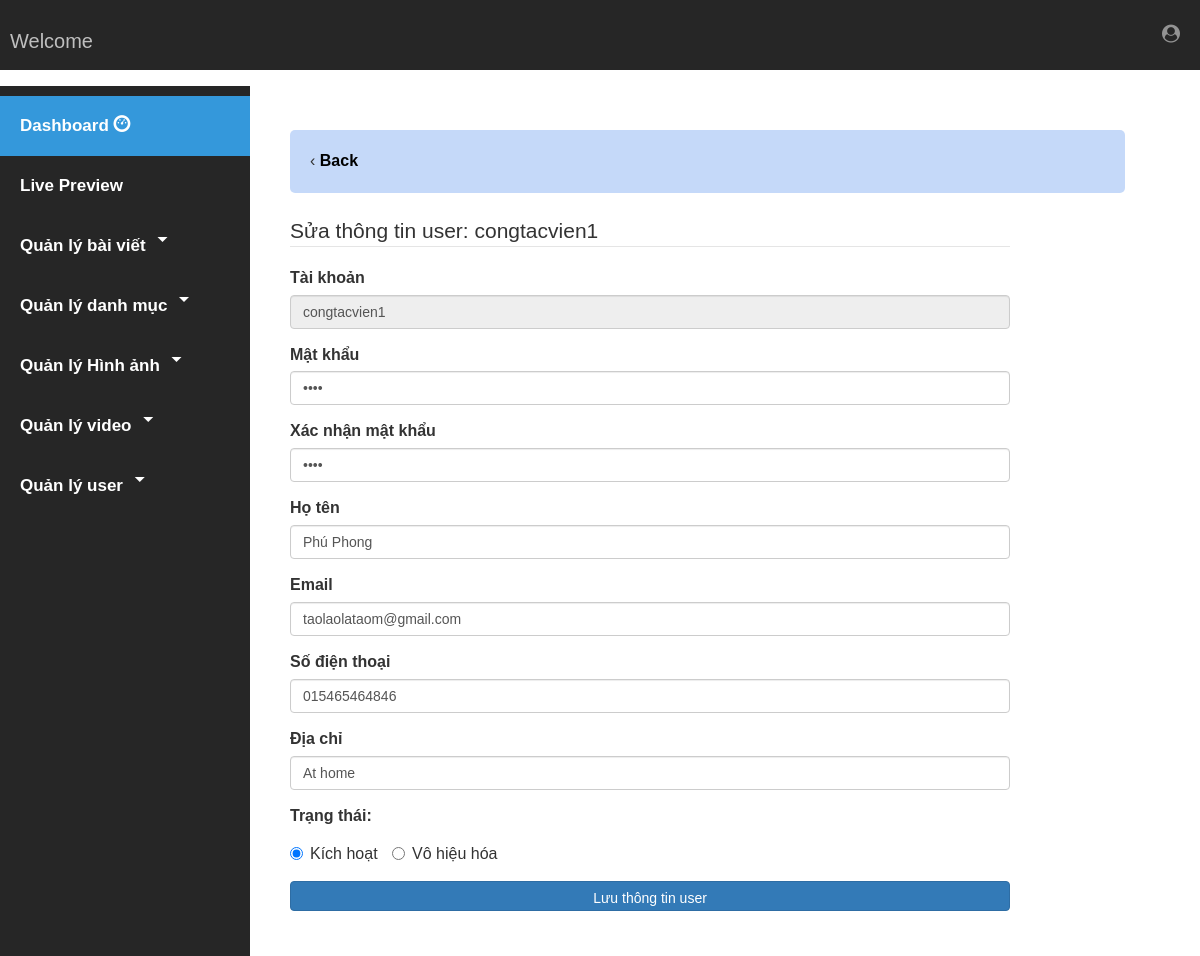
Screenshot of /php/edit_user.php?id=21&user=congtacvien1 with the database file from the repository.
### tables this page shows
CREATE TABLE IF NOT EXISTS `sign_up` (
  `id` int(11) NOT NULL AUTO_INCREMENT,
  `username` varchar(50) NOT NULL,
  `password` varchar(50) NOT NULL,
  `hoten` varchar(100) NOT NULL,
  `email` varchar(50) NOT NULL,
  `sdt` varchar(12) NOT NULL,
  `dia_chi` varchar(100) NOT NULL,
  `status` int(11) NOT NULL,
  PRIMARY KEY (`id`)
);

### php/edit_user.php (the view, shortened to what this page needs)
<?php
	require('./header.php');
	require('../another/connect.php');
?>
<div class="main">
	<div class="path-dashboard">
		&lsaquo;
		<a href="./list_user.php" style="color: #000"> Back </a>
	</div> <br />
	<?php
		if(isset($_GET['id']) && filter_var($_GET['id'], FILTER_VALIDATE_INT, array('min_range' => 1)))
		{
			$id = $_GET['id'];
			$query_list_user = "SELECT username, password, hoten, email, sdt, dia_chi, status FROM sign_up WHERE id = {$id}";
			$execute_list_user = mysqli_query($connect, $query_list_user);
			if(mysqli_num_rows($execute_list_user) == 1)
			{
				list($user, $pass, $name, $email, $phone, $address, $status) = mysqli_fetch_array($execute_list_user);
				$repass = $pass;
			}
			else{
				echo '<p class="alert alert-danger"> ID không tồn tại </p>';
			}
		}
		else{
			echo '<p class="alert alert-danger"> ID không tồn tại </p>';
		}
	?>
	<div class="container-fruid">
		<div class="row">
			<div class="col-xs-10 col-sm-10 col-md-10 col-lg-10">
				<form action="" method="POST" role="form">
					<legend> Sửa thông tin user:  <?php if(isset($user)) echo $user; ?> </legend>
					<div class="form-group">
						<label for=""> Tài khoản </label>
						<input type="text" name="username" class="form-control" id="user-add" placeholder="Username..." style="<?php if($_SESSION['username'] <> 'admin') echo 'cursor: not-allowed; user-select: none;'; ?>" required value="<?php if(isset($user)) echo $user; ?>" <?php if($_SESSION['username'] != 'admin') echo 'readonly'; ?>>
					</div>
					<div class="form-group">
						<label for=""> Mật khẩu </label>
						<input type="password" name="password" class="form-control"placeholder="Passoword..." required value="<?php if(isset($pass)) echo $pass; ?>">
					</div>
					<div class="form-group">
						<label for=""> Xác nhận mật khẩu </label>
						<input type="password" name="repassword" class="form-control" placeholder="Enter password..." required value="<?php if(isset($repass)) echo $repass; ?>">
					</div>
					<div class="form-group">
						<label for=""> Họ tên </label>
						<input type="text" name="hoten" class="form-control" placeholder="Your name..." required value="<?php if(isset($name)) echo $name; ?>">
					</div>
					<div class="form-group">
						<label for=""> Email </label>
						<input type="email" name="email" class="form-control" placeholder="Your email..." required value="<?php if(isset($email)) echo $email; ?>">
					</div>
					<div class="form-group">
						<label for=""> Số điện thoại </label>
						<input type="number" name="sdt" class="form-control" placeholder="Phone number..." required value="<?php if(isset($phone)) echo $phone; ?>">
					</div>
					<div class="form-group">
						<label for=""> Địa chỉ </label>
						<input type="address" name="diachi" class="form-control" placeholder="Your address..." required value="<?php if(isset($address)) echo $address; ?>">
					</div>
					<div class="form-group">
						<label for=""> Trạng thái: </label> <br />
						<div class="radio">
							<label class="radio-inline" for="rd-status-user-enable">
								<input type="radio" name="status" id="rd-status-user-enable" value="1" checked <?php if(isset($status) && $status == 1) echo 'checked' ?>> Kích hoạt
							</label>
							<label class="radio-inline" for="rd-status-user-disable">
								<input type="radio" name="status" id="rd-status-user-disable" value="0" <?php if(isset($status) && $status == 0) echo 'checked' ?>> Vô hiệu hóa
							</label>
						</div>
					</div>
					<button type="submit" class="btn btn-primary btn-block"> Lưu thông tin user </button>
					<br /> <br />
				</form>
			</div>
		</div>
	</div>
</div>

### css/style_admin.css (style rules this page uses)
* { padding: 0; margin: 0; user-select: none; }
body { font-family: Arial; padding: 0; font-size: 16px; }
a { text-decoration: none; font-weight: bold; transition: .3s ease; }
input[type="submit"], input[type="button"], button { width: 120px; height: 30px; color: #fff; font-weight: bold; border: 0; border-radius: 5px; outline: none; background-color: #6893de; transition: .3s ease; }
input[type="radio"] { outline: none; }
.main { position: absolute; width: calc(100% - 250px); height: calc(100% - 70px); top: 70px; left: 250px; padding: 40px; box-sizing: border-box; }
.main .path-dashboard { margin-top: 20px; width: 96%; padding: 20px; border-radius: 5px; background-color: rgb(139, 179, 244, .5); }

### rows the page displays
sign_up: username "congtacvien1", hoten "Phú Phong", email "taolaolataom@gmail.com", sdt "015465464846", diachi "At home", status "☑ Kích hoạt", status "☐ Vô hiệu hóa"
